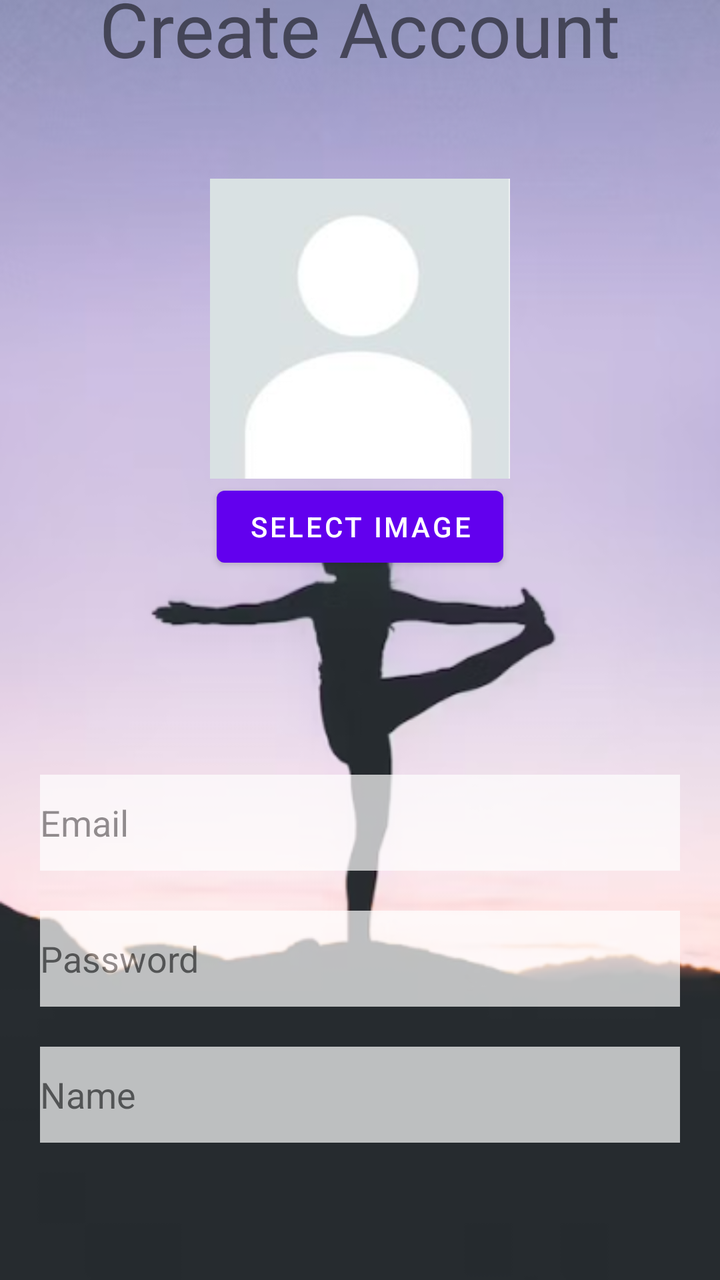
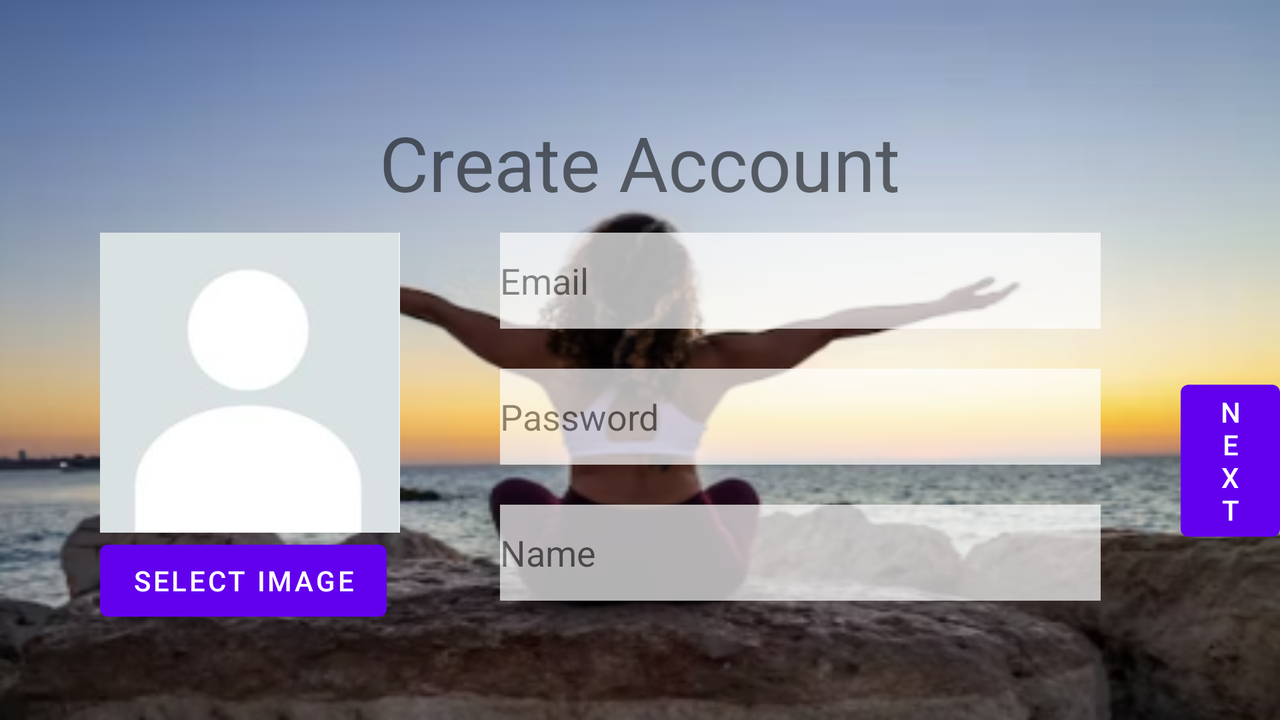

The same Android screen from two of the app's own layout files: first res/layout/ as a phone draws it, then the repository's variant for another configuration, drawn on a device whose configuration selects that folder. Both files follow.
<!-- AndroidManifest.xml: application theme Theme.ProiectAndroid -->
<!-- res/layout/fragment_registration_step_one.xml -->
<?xml version="1.0" encoding="utf-8"?>
<LinearLayout xmlns:android="http://schemas.android.com/apk/res/android"
    android:layout_width="match_parent"
    android:layout_height="match_parent"
    android:background="@drawable/registerfirst"
    android:gravity="center"
    android:orientation="vertical">
    <TextView
        android:id="@+id/register"
        android:layout_width="wrap_content"
        android:layout_height="wrap_content"
        android:text="@string/registration"
        android:textSize="38sp"
        android:layout_gravity="center"
        android:layout_marginBottom="50dp"
        />
    <ImageView
        android:id="@+id/profileImageView"
        android:layout_width="150dp"
        android:layout_height="150dp"
        android:src="@drawable/initialprofilepic"/> 
    <Button
        android:id="@+id/selectImageButton"
        android:layout_width="wrap_content"
        android:layout_height="wrap_content"
        android:text="Select Image"
        android:layout_marginBottom="100dp"/>
    <androidx.appcompat.widget.AppCompatEditText
        android:id="@+id/emailEditText"
        android:layout_width="match_parent"
        android:layout_height="wrap_content"
        android:layout_marginLeft="20dp"
        android:layout_marginRight="20dp"
        android:alpha="0.7"
        android:background="@color/white"
        android:hint="Email"
        android:minHeight="48dp"
        android:textColor="@color/black" />

    <androidx.appcompat.widget.AppCompatEditText
        android:id="@+id/passwordEditText"
        android:layout_width="match_parent"
        android:layout_height="wrap_content"
        android:layout_marginLeft="20dp"
        android:layout_marginTop="20dp"
        android:layout_marginRight="20dp"
        android:alpha="0.7"
        android:background="@color/white"
        android:hint="Password"
        android:inputType="textPassword"
        android:minHeight="48dp"
        android:textColor="@color/black" />

    <androidx.appcompat.widget.AppCompatEditText
        android:id="@+id/nameEditText"
        android:layout_width="match_parent"
        android:layout_height="wrap_content"
        android:layout_marginLeft="20dp"
        android:layout_marginTop="20dp"
        android:layout_marginRight="20dp"
        android:alpha="0.7"
        android:background="@color/white"
        android:hint="Name"
        android:minHeight="48dp"
        android:textColor="@color/black" />

    <Button
        android:id="@+id/nextButton"
        android:layout_width="wrap_content"
        android:layout_height="wrap_content"
        android:layout_marginTop="80dp"
        android:text="Next"
        />

</LinearLayout>
<!-- resources referenced by this layout -->
<resources>
  <!-- drawable initialprofilepic: png bitmap (drawable, 13233 bytes) -->
  <!-- drawable registerfirst: png bitmap (drawable, 87093 bytes) -->
  <string name="registration">Create Account</string>
  <style name="Theme.ProiectAndroid" parent="Theme.MaterialComponents.DayNight.DarkActionBar">
          
          <item name="colorPrimary">@color/purple_500</item>
          <item name="colorPrimaryVariant">@color/purple_700</item>
          <item name="colorOnPrimary">@color/white</item>
          
          <item name="colorSecondary">@color/teal_200</item>
          <item name="colorSecondaryVariant">@color/teal_700</item>
          <item name="colorOnSecondary">@color/black</item>
          
          <item name="android:statusBarColor">?attr/colorPrimaryVariant</item>
          
      </style>
</resources>
<!-- res/layout-land/fragment_registration_step_one.xml (the repository's variant of the layout above) -->
<!-- drawn on the phone turned sideways -->
<?xml version="1.0" encoding="utf-8"?>
<LinearLayout xmlns:android="http://schemas.android.com/apk/res/android"
    android:layout_width="match_parent"
    android:layout_height="match_parent"
    android:background="@drawable/registerfirstland"
    android:gravity="center"
    android:orientation="vertical">

    <TextView
        android:id="@+id/register"
        android:layout_width="wrap_content"
        android:layout_height="wrap_content"
        android:layout_marginTop="10dp"
        android:text="@string/registration"
        android:textSize="38sp"
        android:layout_gravity="center"
        android:layout_marginBottom="10dp" />

    <LinearLayout
        android:layout_width="match_parent"
        android:layout_height="wrap_content"
        android:orientation="horizontal">

        <LinearLayout
            android:layout_width="wrap_content"
            android:layout_height="wrap_content"
            android:orientation="vertical"
            android:layout_marginLeft="50dp">

            
            <ImageView
                android:id="@+id/profileImageView"
                android:layout_width="150dp"
                android:layout_height="150dp"
                android:src="@drawable/initialprofilepic" />

            <Button
                android:id="@+id/selectImageButton"
                android:layout_width="wrap_content"
                android:layout_height="wrap_content"
                android:text="Select Image" />

        </LinearLayout>

        <LinearLayout
            android:layout_width="261dp"
            android:layout_height="wrap_content"
            android:layout_weight="1"
            android:orientation="vertical">

            <androidx.appcompat.widget.AppCompatEditText
                android:id="@+id/emailEditText"
                android:layout_width="match_parent"
                android:layout_height="wrap_content"
                android:layout_marginLeft="50dp"
                android:alpha="0.7"
                android:background="@color/white"
                android:hint="Email"
                android:minHeight="48dp"
                android:textColor="@color/black" />

            <androidx.appcompat.widget.AppCompatEditText
                android:id="@+id/passwordEditText"
                android:layout_width="match_parent"
                android:layout_height="wrap_content"
                android:layout_marginLeft="50dp"
                android:layout_marginTop="20dp"
                android:alpha="0.7"
                android:background="@color/white"
                android:hint="Password"
                android:inputType="textPassword"
                android:minHeight="48dp"
                android:textColor="@color/black" />

            <androidx.appcompat.widget.AppCompatEditText
                android:id="@+id/nameEditText"
                android:layout_width="match_parent"
                android:layout_height="wrap_content"
                android:layout_marginLeft="50dp"
                android:layout_marginTop="20dp"
                android:alpha="0.7"
                android:background="@color/white"
                android:hint="Name"
                android:minHeight="48dp"
                android:textColor="@color/black" />

        </LinearLayout>

        <LinearLayout
            android:layout_width="0dp"
            android:layout_height="wrap_content"
            android:layout_weight="1"
            android:orientation="vertical">
            <Button
                android:id="@+id/nextButton"
                android:layout_width="wrap_content"
                android:layout_height="wrap_content"
                android:layout_marginLeft="40dp"
                android:layout_marginTop="70dp"
                android:text="Next" />
        </LinearLayout>
    </LinearLayout>
</LinearLayout>
<!-- resources referenced by the variant -->
<!-- as the phone turned sideways resolves them -->
<resources>
  <!-- drawable initialprofilepic: png bitmap (drawable, 13233 bytes) -->
  <!-- drawable registerfirstland: png bitmap (drawable, 169591 bytes) -->
  <string name="registration">Create Account</string>
  <style name="Theme.ProiectAndroid" parent="Theme.MaterialComponents.DayNight.DarkActionBar">
          
          <item name="colorPrimary">@color/purple_500</item>
          <item name="colorPrimaryVariant">@color/purple_700</item>
          <item name="colorOnPrimary">@color/white</item>
          
          <item name="colorSecondary">@color/teal_200</item>
          <item name="colorSecondaryVariant">@color/teal_700</item>
          <item name="colorOnSecondary">@color/black</item>
          
          <item name="android:statusBarColor">?attr/colorPrimaryVariant</item>
          
      </style>
</resources>
